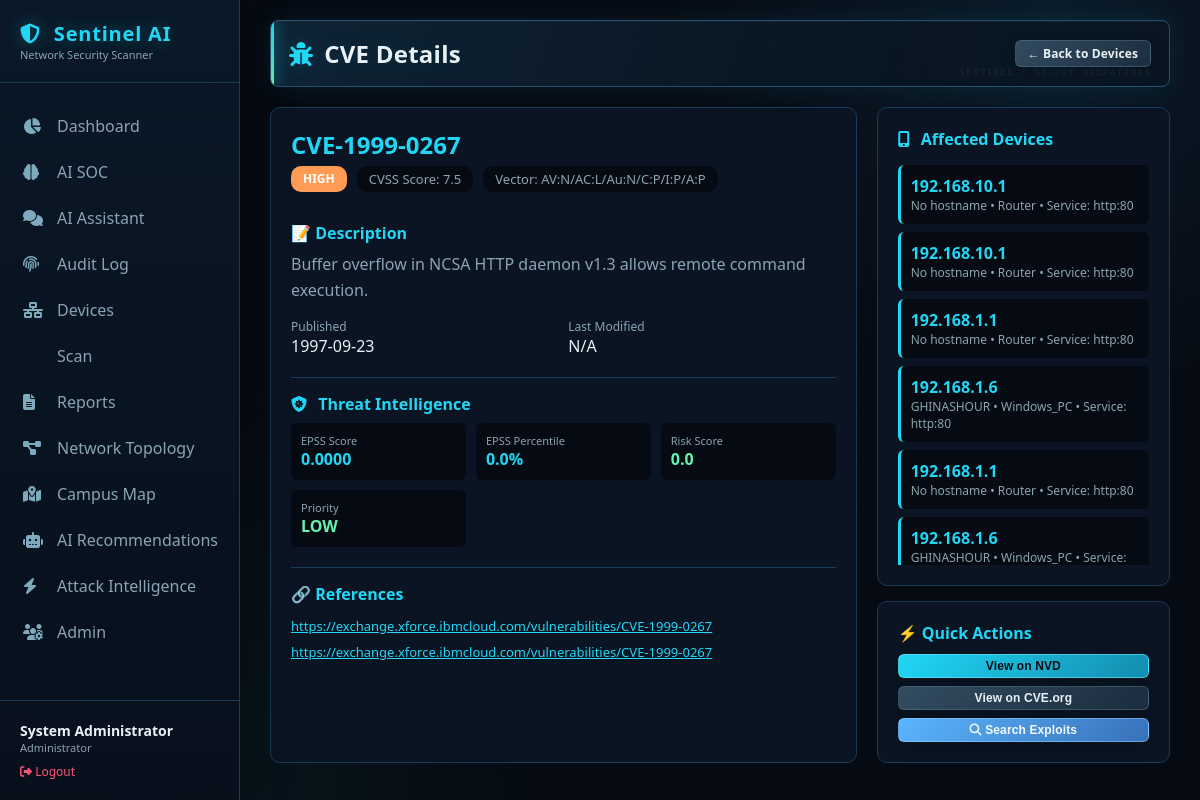
Screenshot of /cve/CVE-1999-0267 (signed in) with the database file from the repository.
### tables this page shows
CREATE TABLE cves (
                    cve_id TEXT PRIMARY KEY,
                    description TEXT,
                    cvss_score REAL,
                    severity TEXT,
                    published_date TEXT,
                    last_modified TEXT,
                    references_text TEXT,
                    cvss_vector TEXT
                );

CREATE TABLE threat_intel (
                        cve_id TEXT PRIMARY KEY,
                        kev_status INTEGER DEFAULT 0,
                        exploit_count INTEGER DEFAULT 0,
                        epss_score REAL DEFAULT 0,
                        epss_percentile REAL DEFAULT 0,
                        risk_score REAL DEFAULT 0,
                        risk_level TEXT DEFAULT 'LOW',
                        priority TEXT DEFAULT 'LOW',
                        last_updated TEXT,
                        source TEXT,
                        raw_data TEXT
                    );

CREATE TABLE device_vulnerabilities (
                    id INTEGER PRIMARY KEY AUTOINCREMENT,
                    device_id INTEGER,
                    cve_id TEXT,
                    service TEXT,
                    detected_date TEXT,
                    FOREIGN KEY (device_id) REFERENCES devices (id),
                    FOREIGN KEY (cve_id) REFERENCES cves (cve_id)
                );

CREATE TABLE devices (
                    id INTEGER PRIMARY KEY AUTOINCREMENT,
                    ip_address TEXT UNIQUE,
                    mac_address TEXT,
                    hostname TEXT,
                    device_type TEXT,
                    brand TEXT,
                    os TEXT,
                    os_family TEXT,
                    os_confidence REAL,
                    open_ports TEXT,
                    services TEXT,
                    discovery_source TEXT,
                    confidence REAL,
                    confidence_level TEXT,
                    ttl INTEGER,
                    first_seen TEXT,
                    last_seen TEXT,
                    scan_count INTEGER DEFAULT 1,
                    upnp_model_name TEXT,
                    upnp_model_number TEXT,
                    upnp_manufacturer TEXT,
                    mac_randomized INTEGER DEFAULT 0,
                    mac_is_local INTEGER DEFAULT 0,
                    is_gateway INTEGER DEFAULT 0
                );

### app.py (the view)
@app.route('/cve/<cve_id>')
@login_required
def cve_detail(cve_id):
    try:
        conn = get_db()
        cursor = conn.cursor()
        cursor.execute('''
            SELECT cve_id, description, cvss_score, severity,
                   published_date, last_modified, references_text, cvss_vector
            FROM cves
            WHERE cve_id = ?
        ''', (cve_id,))
        cve = cursor.fetchone()
        if not cve:
            flash('CVE not found', 'danger')
            return redirect(url_for('devices'))
        cve_dict = dict(cve)
        if cve_dict.get('references_text'):
            try:
                cve_dict['references'] = json.loads(cve_dict['references_text'])
            except:
                cve_dict['references'] = []
        else:
            cve_dict['references'] = []
        cursor.execute('''
            SELECT d.id, d.ip_address, d.hostname, d.device_type, dv.service
            FROM device_vulnerabilities dv
            JOIN devices d ON dv.device_id = d.id
            WHERE dv.cve_id = ?
        ''', (cve_id,))
        affected_devices = [dict(row) for row in cursor.fetchall()]
        cursor.execute('''
            SELECT kev_status, exploit_count, epss_score, epss_percentile,
                   risk_score, risk_level, priority
            FROM threat_intel
            WHERE cve_id = ?
        ''', (cve_id,))
        threat_intel = cursor.fetchone()
        threat_dict = dict(threat_intel) if threat_intel else {}
        conn.close()
        return render_template('cve_detail.html',
                             cve=cve_dict,
                             affected_devices=affected_devices,
                             threat_intel=threat_dict,
                             user_role=session.get('user_role'),
                             username=session.get('username'))
    except Exception as e:
        logger.error(f"Error loading CVE details: {e}")
        flash('Error loading CVE details', 'danger')
        return redirect(url_for('devices'))

### app.py (called while the page is built)
def get_db():
    conn = sqlite3.connect(DB_PATH)
    conn.row_factory = sqlite3.Row
    return conn

@app.context_processor
def utility_processor():
    return {
        'user_role': session.get('user_role'),
        'username': session.get('username'),
        'full_name': session.get('full_name'),
        'has_permission': has_permission,
        'DEFAULT_PAGE_SIZE': 10   # consistent with pagination default
    }

### auth.py (called while the page is built)
def login_required(f):
    @wraps(f)
    def decorated_function(*args, **kwargs):
        if 'user_id' not in session:
            flash('Please login to access this page', 'warning')
            return redirect(url_for('login'))
        return f(*args, **kwargs)
    return decorated_function

### templates/cve_detail.html (shortened to what this page needs)
{% extends "base.html" %} {% block content %}
<div class="page-header">
  <h1><i class="fas fa-bug"></i> CVE Details</h1>
  <div class="header-actions">
    <a href="{{ url_for('devices') }}" class="btn btn-secondary btn-sm">
      ← Back to Devices
    </a>
  </div>
</div>
<div style="display: grid; grid-template-columns: 2fr 1fr; gap: 20px">
  <div
    style="
      background: var(--bg-secondary);
      border: 1px solid var(--border-color);
      border-radius: 10px;
      padding: 20px;
    "
  >
    <div
      style="
        display: flex;
        justify-content: space-between;
        align-items: start;
        flex-wrap: wrap;
      "
    >
      <div>
        <h2 style="color: var(--accent); margin-bottom: 5px">
          {{ cve.cve_id }}
        </h2>
        <div
          style="display: flex; gap: 10px; flex-wrap: wrap; margin-bottom: 15px"
        >
          <span class="risk-badge risk-{{ cve.severity }}"
            >{{ cve.severity }}</span
          >
          <span
            style="
              background: var(--bg-primary);
              padding: 4px 12px;
              border-radius: 10px;
              color: var(--text-secondary);
              font-size: 13px;
            "
          >
            CVSS Score: {{ cve.cvss_score }}
          </span>
          <span
            style="
              background: var(--bg-primary);
              padding: 4px 12px;
              border-radius: 10px;
              color: var(--text-secondary);
              font-size: 13px;
            "
          >
            Vector: {{ cve.cvss_vector or 'N/A' }}
          </span>
        </div>
      </div>
    </div>
    <div style="margin-top: 15px">
      <h4 style="color: var(--accent); margin-bottom: 8px">📝 Description</h4>
      <p style="color: var(--text-secondary); line-height: 1.6">
        {{ cve.description }}
      </p>
    </div>
    <div
      style="
        margin-top: 15px;
        display: grid;
        grid-template-columns: 1fr 1fr;
        gap: 10px;
      "
    >
      <div>
        <div style="font-size: 12px; color: var(--text-secondary)">
          Published
        </div>
        <div style="color: var(--text-primary)">
          {{ cve.published_date[:10] if cve.published_date else 'N/A' }}
        </div>
      </div>
      <div>
        <div style="font-size: 12px; color: var(--text-secondary)">
          Last Modified
        </div>
        <div style="color: var(--text-primary)">
          {{ cve.last_modified[:10] if cve.last_modified else 'N/A' }}
        </div>
      </div>
    </div>
    {% if threat_intel %}
    <div
      style="
        margin-top: 20px;
        border-top: 1px solid var(--border-color);
        padding-top: 15px;
      "
    >
      <h4 style="color: var(--accent); margin-bottom: 8px">
        <i class="fas fa-shield-virus"></i> Threat Intelligence
      </h4>
      <div
        style="
          display: grid;
          grid-template-columns: repeat(auto-fit, minmax(150px, 1fr));
          gap: 10px;
        "
      >
        <div
          style="
            background: var(--bg-primary);
            padding: 10px;
            border-radius: 6px;
          "
        >
          <div style="font-size: 11px; color: var(--text-secondary)">
            EPSS Score
          </div>
          <div style="font-weight: bold; color: var(--accent)">
            {{ "%.4f"|format(threat_intel.epss_score) }}
          </div>
        </div>
        <div
          style="
            background: var(--bg-primary);
            padding: 10px;
            border-radius: 6px;
          "
        >
          <div style="font-size: 11px; color: var(--text-secondary)">
            EPSS Percentile
          </div>
          <div style="font-weight: bold; color: var(--accent)">
            {{ "%.1f"|format(threat_intel.epss_percentile) }}%
          </div>
        </div>
        <div
          style="
            background: var(--bg-primary);
            padding: 10px;
            border-radius: 6px;
          "
        >
          <div style="font-size: 11px; color: var(--text-secondary)">
            Risk Score
          </div>
          <div
            style="font-weight: bold; color: {{ 'var(--critical)' if threat_intel.risk_score >= 70 else 'var(--high)' if threat_intel.risk_score >= 40 else 'var(--accent2)' }};"
          >
            {{ threat_intel.risk_score }}
          </div>
        </div>
        <div
          style="
            background: var(--bg-primary);
            padding: 10px;
            border-radius: 6px;
          "
        >
          <div style="font-size: 11px; color: var(--text-secondary)">
            Priority
          </div>
          <div
            style="font-weight: bold; color: {{ 'var(--critical)' if threat_intel.priority == 'IMMEDIATE' else 'var(--high)' if threat_intel.priority == 'HIGH' else 'var(--accent2)' }};"
          >
            {{ threat_intel.priority }}
          </div>
        </div>
      </div>
    </div>
    {% endif %}
    {% if cve.references %}
    <div
      style="
        margin-top: 20px;
        border-top: 1px solid var(--border-color);
        padding-top: 15px;
      "
    >
      <h4 style="color: var(--accent); margin-bottom: 8px">🔗 References</h4>
      <div style="font-size: 13px">
        {% for ref in cve.references %}
        <div style="padding: 4px 0">
          <a
            href="{{ ref }}"
            target="_blank"
            style="color: var(--accent); word-break: break-all"
            >{{ ref }}</a
          >
        </div>
        {% endfor %}
      </div>
    </div>
    {% endif %}
  </div>
  <div>
    <div
      style="
        background: var(--bg-secondary);
        border: 1px solid var(--border-color);
        border-radius: 10px;
        padding: 20px;
      "
    >
      <h4 style="color: var(--accent); margin-bottom: 15px">
        <i class="fas fa-mobile-screen-button"></i> Affected Devices
      </h4>
      {% if affected_devices %}
      <div style="max-height: 400px; overflow-y: auto">
        {% for device in affected_devices %}
        <div
          style="
            padding: 10px;
            background: var(--bg-primary);
            border-radius: 6px;
            margin-bottom: 8px;
            border-left: 3px solid var(--accent);
          "
        >
          <div style="font-weight: bold; color: var(--text-primary)">
            <a
              href="{{ url_for('devices') }}?filter={{ device.ip_address }}"
              style="color: var(--accent); text-decoration: none"
            >
              {{ device.ip_address }}
            </a>
          </div>
          <div style="font-size: 12px; color: var(--text-secondary)">
            {{ device.hostname or 'No hostname' }} • {{ device.device_type or
            'Unknown' }} {% if device.service %} • Service: {{ device.service
            }}{% endif %}
          </div>
        </div>
        {% endfor %}
      </div>
      {% else %}
      <p style="color: var(--text-secondary)">
        No devices affected by this CVE.
      </p>
      {% endif %}
    </div>
    <div
      style="
        background: var(--bg-secondary);
        border: 1px solid var(--border-color);
        border-radius: 10px;
        padding: 20px;
        margin-top: 15px;
      "
    >
      <h4 style="color: var(--accent); margin-bottom: 10px">
        ⚡ Quick Actions
      </h4>
      <div style="display: flex; flex-direction: column; gap: 8px">
        <button
          onclick="window.location.href='https://nvd.nist.gov/vuln/detail/{{ cve.cve_id }}'"
          class="btn btn-primary btn-sm"
          style="width: 100%"
        >
          View on NVD
        </button>
        <button
          onclick="window.location.href='https://www.cve.org/CVERecord?id={{ cve.cve_id }}'"
          class="btn btn-secondary btn-sm"
          style="width: 100%"
        >
          View on CVE.org
        </button>
        <button
          onclick="window.location.href='{{ url_for('search_exploits', cve_id=cve.cve_id) }}'"
          class="btn btn-info btn-sm"
          style="width: 100%"
        >
          <i class="fas fa-magnifying-glass"></i> Search Exploits
        </button>
      </div>
    </div>
  </div>
</div>
{% endblock %}

### templates/base.html (style rules this page uses)
:root { --bg-primary: #060a12; --bg-secondary: #0a1422; --bg-card: #0d1b2a; --text-primary: #e8f1f5; --text-secondary: #8ba4b2; --border-color: #1a3b58; --accent: #20d7f5; --accent2: #63f5b1; --critical: #ff5576; --high: #ff9b54; --medium: #f5d267; --low: #63f5b1; --glow: 0 0 24px #20d7f526; }
* { margin: 0; padding: 0; box-sizing: border-box; }
body { font-family: "Segoe UI", Tahoma, Geneva, Verdana, sans-serif; background: radial-gradient(circle at 88% 4%, #12334b66 0, transparent 30%), radial-gradient(circle at 12% 100%, #0a3a3b44 0, transparent 32%), var(--bg-primary); color: var(--text-primary); min-height: 100vh; }
body::before { content: ""; position: fixed; inset: 0; pointer-events: none; opacity: 0.22; background-image: linear-gradient(#2b63801c 1px, transparent 1px), linear-gradient(90deg, #2b63801c 1px, transparent 1px); background-size: 46px 46px; mask-image: linear-gradient(to bottom, black, transparent 82%); }
.page-header { display: flex; justify-content: space-between; align-items: center; margin-bottom: 25px; }
.page-header h1 { font-size: 24px; letter-spacing: 0.01em; text-shadow: 0 0 20px #20d7f526; }
.page-header .header-actions { display: flex; gap: 10px; }
.btn { padding: 8px 18px; border: none; border-radius: 6px; cursor: pointer; font-size: 14px; transition: all 0.25s ease; text-decoration: none; display: inline-block; box-shadow: 0 5px 16px #00000022; }
.btn-primary { background: var(--accent); color: var(--bg-primary); }
.btn-sm { padding: 4px 12px; font-size: 12px; }
h1, h2, h3, h4 { color: var(--text-primary); }
h1 i, h2 i, h3 i, h4 i { color: var(--accent); margin-right: 7px; }
.page-header { position: relative; padding: 16px 18px; margin-bottom: 20px; background: linear-gradient(105deg, #10283bdb, #091622c7 72%); border: 1px solid #24516e; border-radius: 8px; box-shadow: 0 0 30px #20d7f516, inset 0 1px #ffffff0a; overflow: hidden; }
.page-header::before { content: ""; position: absolute; left: 0; top: 0; bottom: 0; width: 3px; background: linear-gradient(var(--accent), var(--accent2)); box-shadow: 0 0 16px var(--accent); }
.page-header::after { content: "SENTINEL / SECURE OPERATIONS"; position: absolute; right: 18px; bottom: 8px; color: #8ab7c11f; font: 9px monospace; letter-spacing: 0.16em; pointer-events: none; }
.page-header h1 { display: flex; align-items: center; gap: 4px; font-size: clamp(20px, 2vw, 26px); }
.page-header .header-actions { position: relative; z-index: 1; align-items: center; flex-wrap: wrap; }
.btn { border: 1px solid transparent; font-weight: 600; letter-spacing: 0.01em; }
.btn-primary { background: linear-gradient(135deg, #20d7f5, #138caf); border-color: #6deaff88; }
.btn-info { background: linear-gradient(135deg, #5bb5ff, #3771b7); color: #f2f9ff; border-color: #9dd4ff77; }
.btn-secondary { background: linear-gradient(135deg, #334c60, #1b2d3e); color: var(--text-primary); border-color: #62849a66; }

### templates/cve_detail.html (style rules this page uses)
.risk-badge { padding: 4px 12px; border-radius: 10px; font-size: 12px; font-weight: bold; display: inline-block; }
.risk-HIGH { background: var(--high); color: white; }

### rows the page displays
cves: cve_id "CVE-1999-0267", severity "HIGH", cvss_score "7.5", cvss_vector "AV:N/AC:L/Au:N/C:P/I:P/A:P", description "Buffer overflow in NCSA HTTP daemon v1.3 allows remote command execution.", published_date "1997-09-23"
threat_intel: epss_score "0.0000", epss_percentile "0.0", risk_score "0.0", priority "LOW"
device_vulnerabilities: ip_address "192.168.10.1", hostname "No hostname", device_type "Router", service "http:80"
device_vulnerabilities: ip_address "192.168.10.1", hostname "No hostname", device_type "Router", service "http:80"
device_vulnerabilities: ip_address "192.168.1.1", hostname "No hostname", device_type "Router", service "http:80"
device_vulnerabilities: ip_address "192.168.1.6", hostname "GHINASHOUR", device_type "Windows_PC", service "http:80"
device_vulnerabilities: ip_address "192.168.1.1", hostname "No hostname", device_type "Router", service "http:80"
device_vulnerabilities: ip_address "192.168.1.6", hostname "GHINASHOUR", device_type "Windows_PC"

### other values shown
{{ full_name or username }} "System Administrator"
{{ user_role|title }} "Administrator"
{{ cve.last_modified[:10] if cve.last_modified else 'N/A' }} "N/A"
{{ ref }} "https://exchange.xforce.ibmcloud.com/vulnerabilities/CVE-1999-0267" "https://exchange.xforce.ibmcloud.com/vulnerabilities/CVE-1999-0267"
